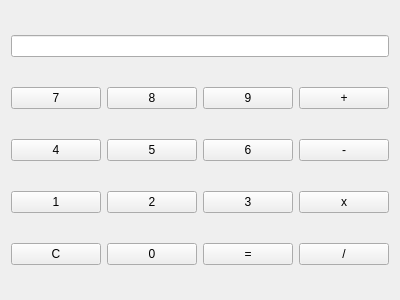
<?xml version="1.0" encoding="UTF-8"?>
<ui version="4.0">
 <class>Calculatrice</class>
 <widget class="QWidget" name="Calculatrice">
  <property name="geometry">
   <rect>
    <x>0</x>
    <y>0</y>
    <width>400</width>
    <height>300</height>
   </rect>
  </property>
  <property name="windowTitle">
   <string>Calculatrice</string>
  </property>
  <layout class="QGridLayout" name="gridLayout">
   <item row="0" column="0" colspan="4">
    <widget class="QLineEdit" name="lineEditAfficheur"/>
   </item>
   <item row="1" column="0">
    <widget class="QPushButton" name="pushButton7">
     <property name="text">
      <string>7</string>
     </property>
    </widget>
   </item>
   <item row="1" column="1">
    <widget class="QPushButton" name="pushButton8">
     <property name="text">
      <string>8</string>
     </property>
    </widget>
   </item>
   <item row="1" column="2">
    <widget class="QPushButton" name="pushButton9">
     <property name="text">
      <string>9</string>
     </property>
    </widget>
   </item>
   <item row="1" column="3">
    <widget class="QPushButton" name="pushButtonPlus">
     <property name="text">
      <string>+</string>
     </property>
    </widget>
   </item>
   <item row="2" column="0">
    <widget class="QPushButton" name="pushButton4">
     <property name="text">
      <string>4</string>
     </property>
    </widget>
   </item>
   <item row="2" column="1">
    <widget class="QPushButton" name="pushButton5">
     <property name="text">
      <string>5</string>
     </property>
    </widget>
   </item>
   <item row="2" column="2">
    <widget class="QPushButton" name="pushButton6">
     <property name="text">
      <string>6</string>
     </property>
    </widget>
   </item>
   <item row="2" column="3">
    <widget class="QPushButton" name="pushButtonMoins">
     <property name="text">
      <string>-</string>
     </property>
    </widget>
   </item>
   <item row="3" column="0">
    <widget class="QPushButton" name="pushButton1">
     <property name="text">
      <string>1</string>
     </property>
    </widget>
   </item>
   <item row="3" column="1">
    <widget class="QPushButton" name="pushButton2">
     <property name="text">
      <string>2</string>
     </property>
    </widget>
   </item>
   <item row="3" column="2">
    <widget class="QPushButton" name="pushButton3">
     <property name="text">
      <string>3</string>
     </property>
    </widget>
   </item>
   <item row="3" column="3">
    <widget class="QPushButton" name="pushButtonMultiplier">
     <property name="text">
      <string>x</string>
     </property>
    </widget>
   </item>
   <item row="4" column="0">
    <widget class="QPushButton" name="pushButtonClear">
     <property name="text">
      <string>C</string>
     </property>
    </widget>
   </item>
   <item row="4" column="1">
    <widget class="QPushButton" name="pushButton0">
     <property name="text">
      <string>0</string>
     </property>
    </widget>
   </item>
   <item row="4" column="2">
    <widget class="QPushButton" name="pushButtonEgal">
     <property name="text">
      <string>=</string>
     </property>
    </widget>
   </item>
   <item row="4" column="3">
    <widget class="QPushButton" name="pushButtonDiviser">
     <property name="text">
      <string>/</string>
     </property>
    </widget>
   </item>
  </layout>
 </widget>
 <layoutdefault spacing="6" margin="11"/>
 <resources/>
 <connections/>
</ui>
